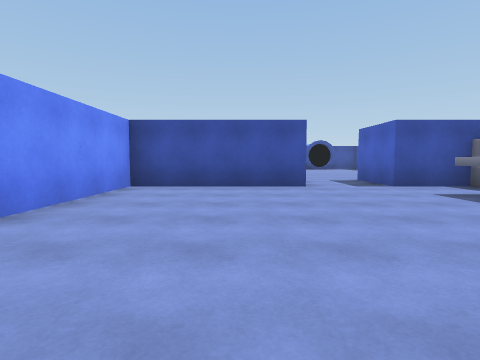
View 1 (above)

16 first-person views from a walk through a Unity game level. The camera is 1.2 m above the floor, tilts 4° down and sees 80° across. Doors are open. The floor is counted in squares, 2 m on a side. Each view is taken from the middle of a square. On the plan, view 1 faces up. The plan holds only what a view shows up to about 9 squares ahead; the rest is blank. The place goes on beyond the plan. The player is left out.

View 2
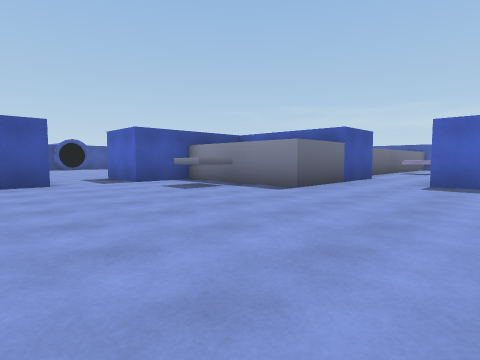

View 3
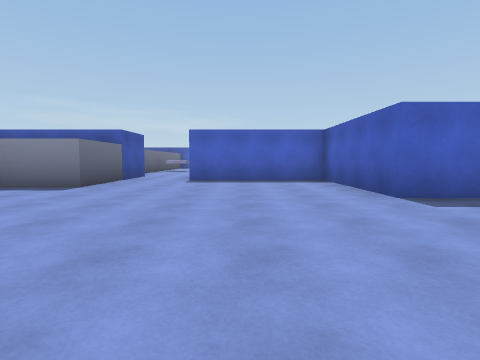

View 4
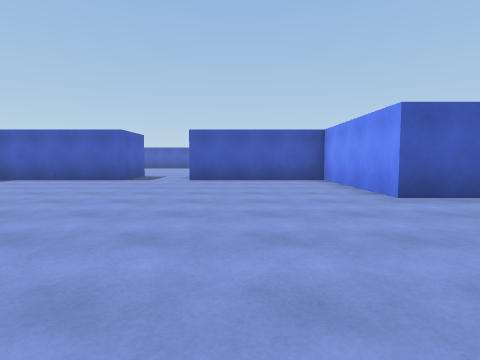

View 5
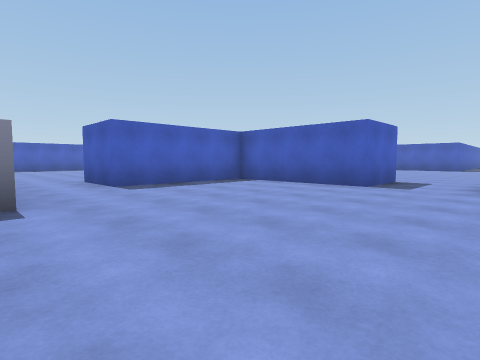

View 6
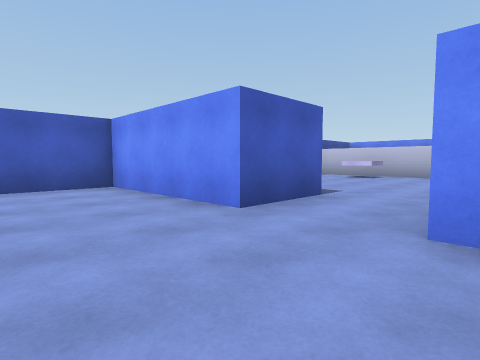

View 7
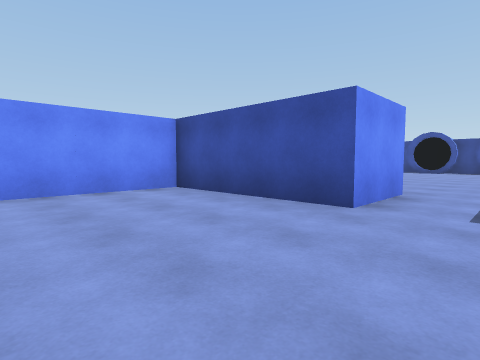

View 8
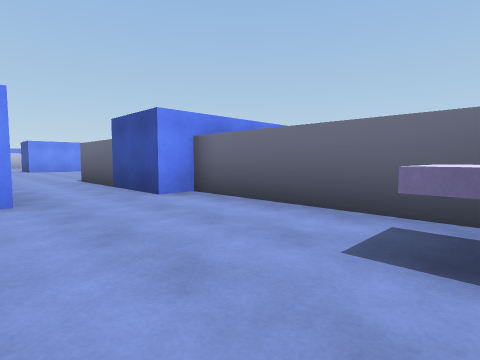

View 9
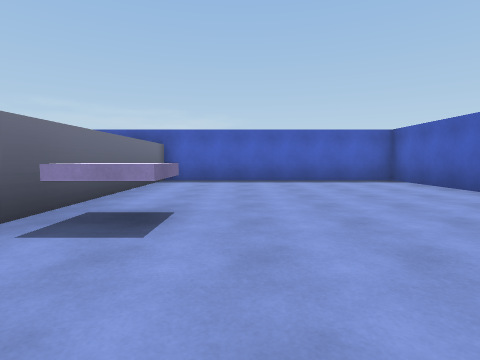

View 10
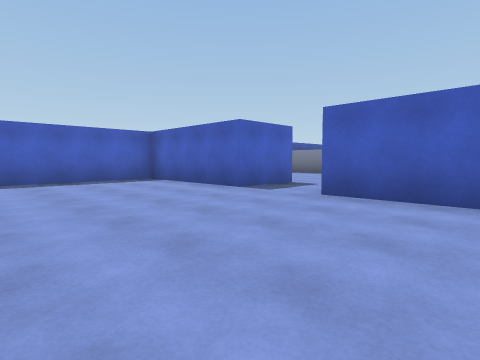

View 11
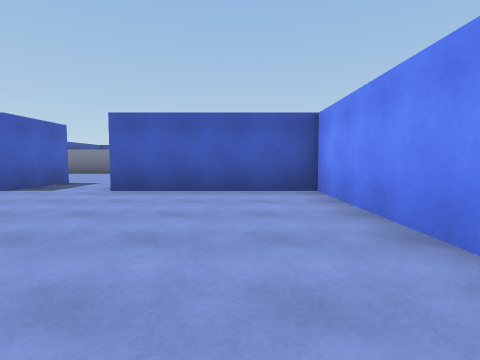

View 12
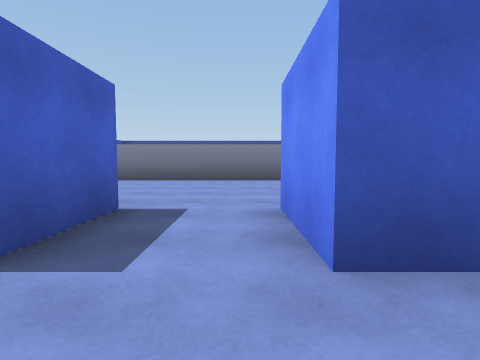

View 13
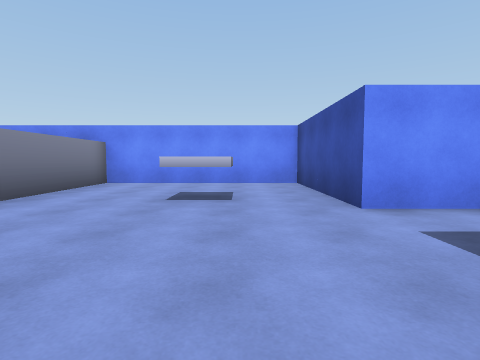

View 14
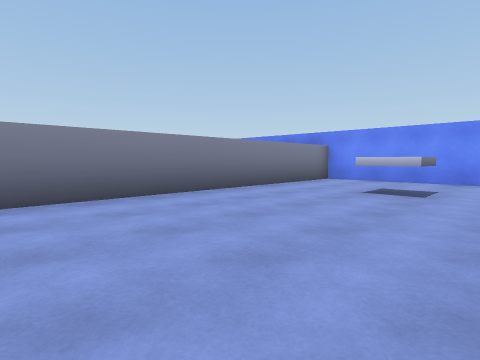

View 15
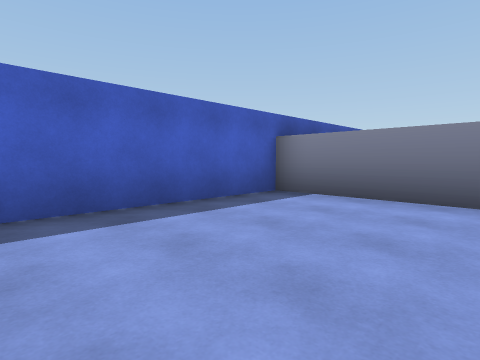

View 16
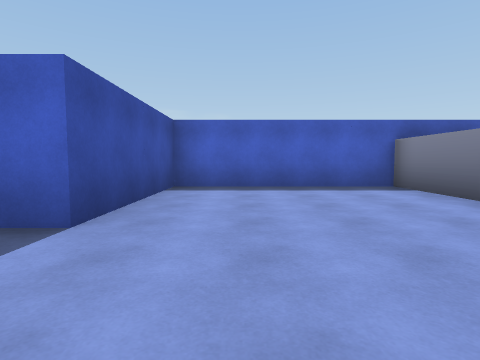

### Floor plan
Points are (right, up) in squares from view 1. A wall is a line through its corners. A room is listed if a view was taken in it or the views show most of it. See-through windows are left out.
Room 1 (views 1, 2, 3, 4, 5, 6, 7)
walls: (4.8, 4) (3.8, 4) (3.8, 5); (-2.5, 0.5) (-2.5, -3.5) (1.5, -3.5); (3.5, -5.5) (3.5, -3.5) (7.5, -3.5) (7.5, 0.5) (9.5, 0.5); (1.5, 8.6) (1.5, 6.5) (-2.5, 6.5) (-2.5, 2.5); (9.5, 2.5) (5.3, 2.5) (5.3, 6.5) (3.5, 6.5) (3.5, 8.5)
ways out: opening at (8.5, 1.5) to room 2; opening at (-3.5, 1.5); opening at (2.5, -4.5); opening at (2.5, 7.5)
Room 2 (views 8, 9, 10, 11, 12)
walls: (14.5, 1.8) (13.5, 1.8) (13.5, 2.8); (15.5, -3.5) (19.5, -3.5) (19.5, 3.3) (9.5, 3.3) (9.5, 2.5); (9.5, 0.5) (9.5, -3.5) (13.5, -3.5)
ways out: opening at (8.5, 1.5) to room 1; opening at (14.5, -4.5) to room 3
Room 3 (views 13, 14, 15, 16)
walls: (12, -7.1) (13, -7.1) (13, -8.1); (13.5, -3.5) (13.5, -5.5) (9.5, -5.5) (9.5, -10.5) (19.5, -10.5) (19.5, -5.5) (15.5, -5.5) (15.5, -3.5)
ways out: opening at (14.5, -4.5) to room 2

Where each view was taken, in squares from view 1:
view 1: 0 up, 0 right, facing up
view 2: 1 down, 0 right, facing up-right
view 3: 1 down, 1 left, facing right
view 4: 5 up, 0 right, facing down
view 5: 3 up, 1 right, facing down-right
view 6: 3 up, 0 right, facing down-left
view 7: 3 up, 3 right, facing up-left
view 8: 0 up, 14 right, facing up-left
view 9: 1 up, 11 right, facing right
view 10: 1 up, 11 right, facing down-right
view 11: 2 up, 11 right, facing down
view 12: 2 down, 14 right, facing down
view 13: 7 down, 17 right, facing left
view 14: 6 down, 18 right, facing down-left
view 15: 6 down, 16 right, facing down-right
view 16: 7 down, 13 right, facing right
